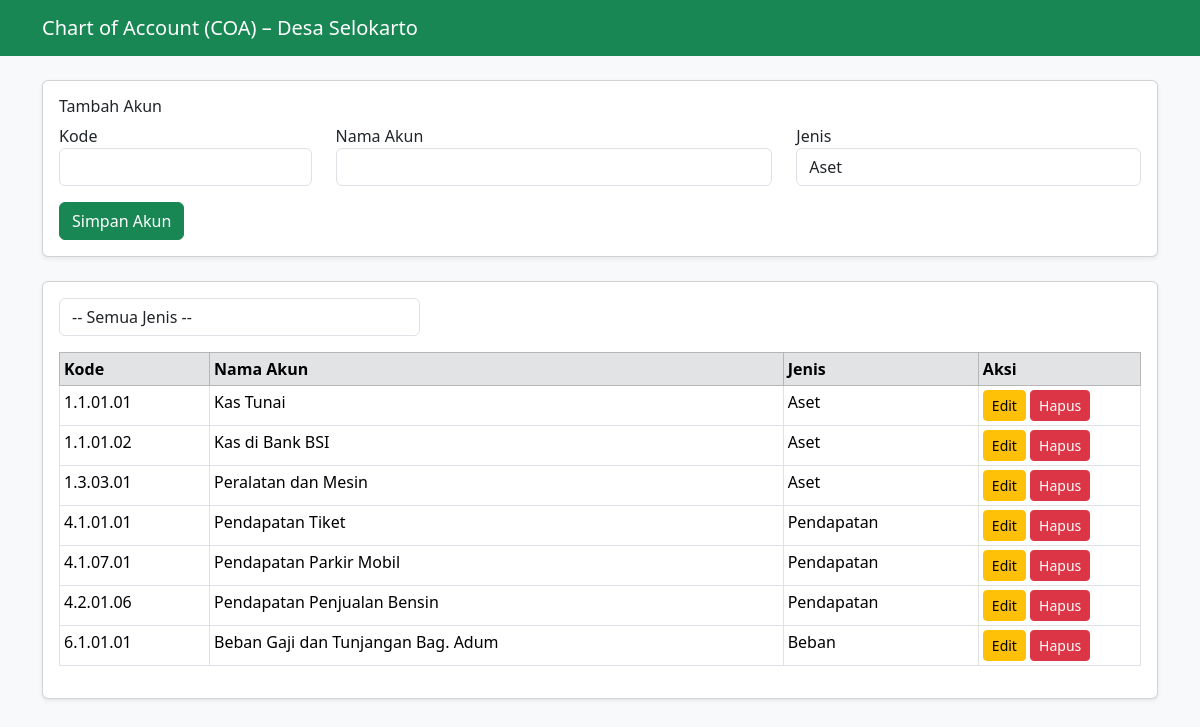
Page /Keuangan_Desa/pages/coa.php (signed in) on the committed database.
### tables this page shows
CREATE TABLE `coa` (
  `id` int(10) NOT NULL,
  `kode` varchar(15) DEFAULT NULL,
  `nama` varchar(100) DEFAULT NULL,
  `jenis` enum('aset','kewajiban','modal','pendapatan','beban') DEFAULT NULL
);

### Keuangan_Desa/pages/coa.php (the view, shortened to what this page needs)
<?php
require_once __DIR__ . '/../koneksi.php';
$edit = null;
$filter = "";
?>
<!DOCTYPE html>
<html>
<head>
    <link href="https://cdn.jsdelivr.net/npm/bootstrap@5.3.2/dist/css/bootstrap.min.css" rel="stylesheet">
</head>
<body class="bg-light">
<nav class="navbar navbar-dark bg-success mb-4">
    <div class="container">
        <span class="navbar-brand">Chart of Account (COA) – Desa Selokarto</span>
    </div>
</nav>
<div class="container">
<div class="card shadow-sm mb-4">
    <div class="card-body">
        <h6><?= $edit ? 'Edit Akun' : 'Tambah Akun' ?></h6>
        <form method="post">
            <div class="row">
                <div class="col-md-3">
                    <label>Kode</label>
                    <input type="text" name="kode" class="form-control"
                           value="<?= $edit['kode'] ?? '' ?>" required>
                </div>
                <div class="col-md-5">
                    <label>Nama Akun</label>
                    <input type="text" name="nama" class="form-control"
                           value="<?= $edit['nama'] ?? '' ?>" required>
                </div>
                <div class="col-md-4">
                    <label>Jenis</label>
                    <select name="jenis" class="form-control">
                        <?php
                        $jenis_list = ['aset','kewajiban','modal','pendapatan','beban'];
                        foreach ($jenis_list as $j) {
                            $sel = ($edit && $edit['jenis'] == $j) ? 'selected' : '';
                            echo "<option value='$j' $sel>" . ucfirst($j) . "</option>";
                        }
                        ?>
                    </select>
                </div>
            </div>
            <button class="btn btn-success mt-3" name="simpan">
                <?= $edit ? 'Update Akun' : 'Simpan Akun' ?>
            </button>
        </form>
    </div>
</div>
<div class="card shadow-sm">
<div class="card-body">
<form method="get" class="mb-3 col-md-4">
    <select name="filter_jenis" class="form-control" onchange="this.form.submit()">
        <option value="">-- Semua Jenis --</option>
    </select>
</form>
<table class="table table-bordered table-sm">
<thead class="table-secondary">
<tr>
    <th>Kode</th>
    <th>Nama Akun</th>
    <th>Jenis</th>
    <th width="15%">Aksi</th>
</tr>
</thead>
<tbody>
<?php
$data = mysqli_query($koneksi, "
    SELECT * FROM coa
    $filter
    ORDER BY kode
");
while ($r = mysqli_fetch_assoc($data)) {
?>
<tr>
    <td><?= $r['kode'] ?></td>
    <td><?= $r['nama'] ?></td>
    <td><?= ucfirst($r['jenis']) ?></td>
    <td>
        <a href="?page=coa&edit=<?= $r['id'] ?>" class="btn btn-warning btn-sm">Edit</a>
        <a href="?page=coa&hapus=<?= $r['id'] ?>"
           onclick="return confirm('Hapus akun ini?')"
           class="btn btn-danger btn-sm">Hapus</a>
    </td>
</tr>
<?php } ?>
</tbody>
</table>
</div>
</div>
</div>
</body>
</html>

### rows in the picture
coa: kode "1.1.01.01", nama "Kas Tunai", jenis "Aset"
coa: kode "1.1.01.02", nama "Kas di Bank BSI", jenis "Aset"
coa: kode "1.3.03.01", nama "Peralatan dan Mesin", jenis "Aset"
coa: kode "4.1.01.01", nama "Pendapatan Tiket", jenis "Pendapatan"
coa: kode "4.1.07.01", nama "Pendapatan Parkir Mobil", jenis "Pendapatan"
coa: kode "4.2.01.06", nama "Pendapatan Penjualan Bensin", jenis "Pendapatan"
coa: kode "6.1.01.01", nama "Beban Gaji dan Tunjangan Bag. Adum", jenis "Beban"

### other values in the picture
form field jenis "Aset"
